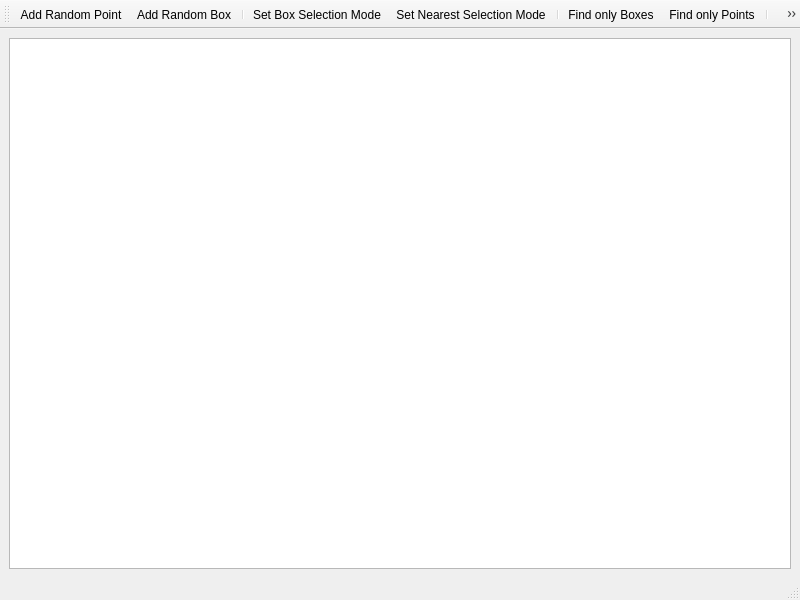
<?xml version="1.0" encoding="UTF-8"?>
<ui version="4.0">
 <class>MainWindow</class>
 <widget class="QMainWindow" name="MainWindow">
  <property name="geometry">
   <rect>
    <x>0</x>
    <y>0</y>
    <width>800</width>
    <height>600</height>
   </rect>
  </property>
  <property name="windowTitle">
   <string>MainWindow</string>
  </property>
  <widget class="QWidget" name="centralwidget">
   <layout class="QGridLayout" name="gridLayout">
    <item row="0" column="0">
     <widget class="QGraphicsView" name="graphicsView"/>
    </item>
   </layout>
  </widget>
  <widget class="QMenuBar" name="menubar">
   <property name="geometry">
    <rect>
     <x>0</x>
     <y>0</y>
     <width>800</width>
     <height>21</height>
    </rect>
   </property>
  </widget>
  <widget class="QStatusBar" name="statusbar"/>
  <widget class="QToolBar" name="toolBar">
   <property name="windowTitle">
    <string>toolBar</string>
   </property>
   <attribute name="toolBarArea">
    <enum>TopToolBarArea</enum>
   </attribute>
   <attribute name="toolBarBreak">
    <bool>false</bool>
   </attribute>
   <addaction name="actionAdd_Random_Point"/>
   <addaction name="actionAdd_Random_Box"/>
   <addaction name="separator"/>
   <addaction name="actionSet_Box_Selection_Mode"/>
   <addaction name="actionSet_Nearest_Selection_Mode"/>
   <addaction name="separator"/>
   <addaction name="actionFind_only_Boxes"/>
   <addaction name="actionFind_only_Points"/>
   <addaction name="separator"/>
   <addaction name="actionClear_Selection"/>
  </widget>
  <action name="actionAdd_Random_Point">
   <property name="text">
    <string>Add Random Point</string>
   </property>
  </action>
  <action name="actionAdd_Random_Box">
   <property name="text">
    <string>Add Random Box</string>
   </property>
  </action>
  <action name="actionSet_Box_Selection_Mode">
   <property name="checkable">
    <bool>true</bool>
   </property>
   <property name="text">
    <string>Set Box Selection Mode</string>
   </property>
  </action>
  <action name="actionSet_Nearest_Selection_Mode">
   <property name="checkable">
    <bool>true</bool>
   </property>
   <property name="text">
    <string>Set Nearest Selection Mode</string>
   </property>
  </action>
  <action name="actionClear_Selection">
   <property name="text">
    <string>Clear Selection</string>
   </property>
  </action>
  <action name="actionFind_only_Boxes">
   <property name="checkable">
    <bool>true</bool>
   </property>
   <property name="text">
    <string>Find only Boxes</string>
   </property>
  </action>
  <action name="actionFind_only_Points">
   <property name="checkable">
    <bool>true</bool>
   </property>
   <property name="text">
    <string>Find only Points</string>
   </property>
  </action>
 </widget>
 <resources/>
 <connections/>
</ui>
